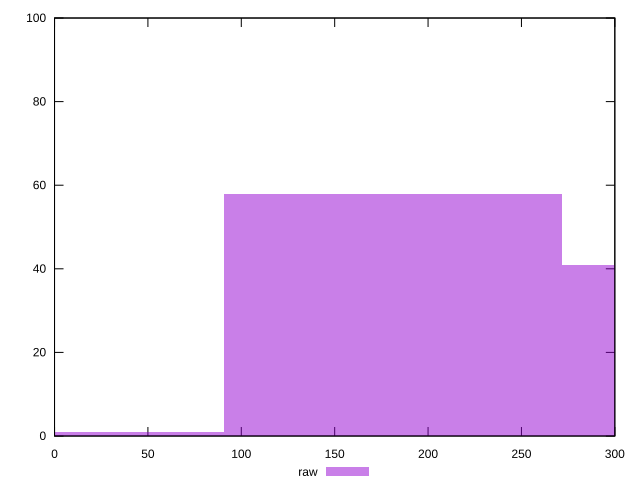

The gnuplot source for this figure:
reset

$raw <<EOF
181.13216519491075 58
362.2643303898215 41
0 1
EOF

set key outside below
set boxwidth 181.13216519491075
set xrange [0:300]
set yrange [0:100]
set trange [0:100]
set style fill transparent solid 0.5 noborder
set terminal svg size 640, 490 enhanced background rgb 'white'
set output "report_00017_2021-02-10T15-08-03.406Z/offscreen-images/samples/pages/raw/histogram.svg"

plot $raw title "raw" with boxes

reset
